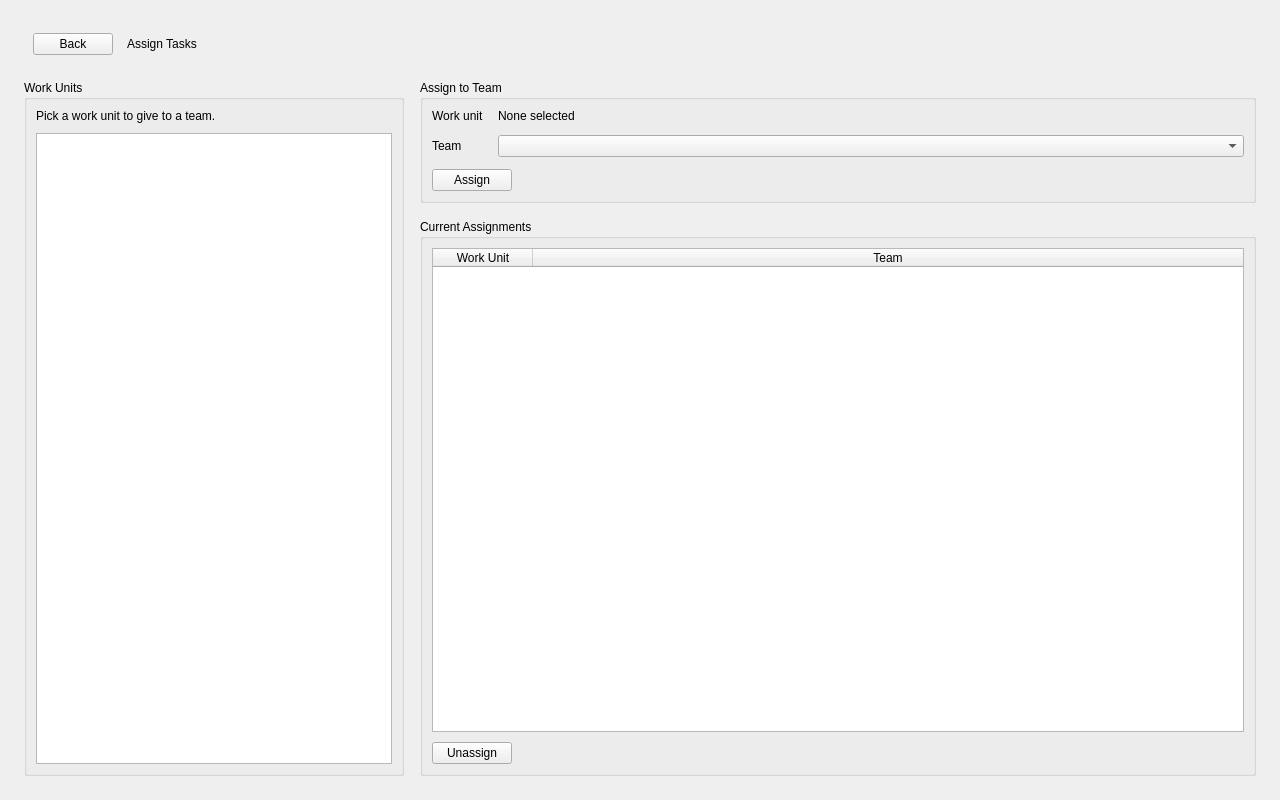
<?xml version="1.0" encoding="UTF-8"?>
<ui version="4.0">
 <class>TaskPage</class>
 <widget class="QWidget" name="TaskPage">
  <property name="geometry">
   <rect>
    <x>0</x>
    <y>0</y>
    <width>1280</width>
    <height>800</height>
   </rect>
  </property>
  <property name="windowTitle">
   <string>Assign Tasks</string>
  </property>
  <layout class="QVBoxLayout" name="pageLayout">
   <property name="spacing">
    <number>16</number>
   </property>
   <property name="leftMargin">
    <number>24</number>
   </property>
   <property name="topMargin">
    <number>24</number>
   </property>
   <property name="rightMargin">
    <number>24</number>
   </property>
   <property name="bottomMargin">
    <number>24</number>
   </property>
   <item>
    <widget class="QFrame" name="headerBar">
     <layout class="QHBoxLayout" name="headerLayout">
      <property name="spacing">
       <number>14</number>
      </property>
      <item>
       <widget class="QPushButton" name="backButton">
        <property name="cursor">
         <cursorShape>PointingHandCursor</cursorShape>
        </property>
        <property name="text">
         <string>Back</string>
        </property>
        <property name="variant" stdset="0">
         <string notr="true">ghost</string>
        </property>
       </widget>
      </item>
      <item>
       <widget class="QLabel" name="pageTitle">
        <property name="text">
         <string>Assign Tasks</string>
        </property>
        <property name="variant" stdset="0">
         <string notr="true">heading</string>
        </property>
       </widget>
      </item>
      <item>
       <spacer name="headerSpacer">
        <property name="orientation">
         <enum>Qt::Horizontal</enum>
        </property>
        <property name="sizeHint" stdset="0">
         <size>
          <width>40</width>
          <height>20</height>
         </size>
        </property>
       </spacer>
      </item>
     </layout>
    </widget>
   </item>
   <item>
    <layout class="QHBoxLayout" name="bodyLayout">
     <property name="spacing">
      <number>16</number>
     </property>
     <item>
      <widget class="QGroupBox" name="workUnitBox">
       <property name="minimumSize">
        <size>
         <width>320</width>
         <height>0</height>
        </size>
       </property>
       <property name="maximumSize">
        <size>
         <width>380</width>
         <height>16777215</height>
        </size>
       </property>
       <property name="title">
        <string>Work Units</string>
       </property>
       <layout class="QVBoxLayout" name="workUnitLayout">
        <property name="spacing">
         <number>10</number>
        </property>
        <item>
         <widget class="QLabel" name="workUnitHintLabel">
          <property name="text">
           <string>Pick a work unit to give to a team.</string>
          </property>
          <property name="variant" stdset="0">
           <string notr="true">muted</string>
          </property>
         </widget>
        </item>
        <item>
         <widget class="QListWidget" name="workUnitList"/>
        </item>
       </layout>
      </widget>
     </item>
     <item>
      <layout class="QVBoxLayout" name="rightLayout">
       <property name="spacing">
        <number>16</number>
       </property>
       <item>
        <widget class="QGroupBox" name="assignBox">
         <property name="title">
          <string>Assign to Team</string>
         </property>
         <layout class="QVBoxLayout" name="assignLayout">
          <property name="spacing">
           <number>12</number>
          </property>
          <item>
           <layout class="QFormLayout" name="assignForm">
            <property name="horizontalSpacing">
             <number>14</number>
            </property>
            <property name="verticalSpacing">
             <number>12</number>
            </property>
            <item row="0" column="0">
             <widget class="QLabel" name="selectedCaption">
              <property name="text">
               <string>Work unit</string>
              </property>
              <property name="variant" stdset="0">
               <string notr="true">muted</string>
              </property>
             </widget>
            </item>
            <item row="0" column="1">
             <widget class="QLabel" name="selectedWorkUnitLabel">
              <property name="text">
               <string>None selected</string>
              </property>
             </widget>
            </item>
            <item row="1" column="0">
             <widget class="QLabel" name="teamCaption">
              <property name="text">
               <string>Team</string>
              </property>
              <property name="variant" stdset="0">
               <string notr="true">muted</string>
              </property>
             </widget>
            </item>
            <item row="1" column="1">
             <widget class="QComboBox" name="teamCombo"/>
            </item>
           </layout>
          </item>
          <item>
           <layout class="QHBoxLayout" name="assignButtonsLayout">
            <property name="spacing">
             <number>8</number>
            </property>
            <item>
             <widget class="QPushButton" name="assignButton">
              <property name="text">
               <string>Assign</string>
              </property>
              <property name="variant" stdset="0">
               <string notr="true">primary</string>
              </property>
             </widget>
            </item>
            <item>
             <spacer name="assignButtonsSpacer">
              <property name="orientation">
               <enum>Qt::Horizontal</enum>
              </property>
              <property name="sizeHint" stdset="0">
               <size>
                <width>40</width>
                <height>20</height>
               </size>
              </property>
             </spacer>
            </item>
           </layout>
          </item>
         </layout>
        </widget>
       </item>
       <item>
        <widget class="QGroupBox" name="assignmentsBox">
         <property name="title">
          <string>Current Assignments</string>
         </property>
         <layout class="QVBoxLayout" name="assignmentsLayout">
          <property name="spacing">
           <number>10</number>
          </property>
          <item>
           <widget class="QTableWidget" name="assignmentTable">
            <property name="editTriggers">
             <set>QAbstractItemView::NoEditTriggers</set>
            </property>
            <property name="alternatingRowColors">
             <bool>true</bool>
            </property>
            <property name="selectionBehavior">
             <enum>QAbstractItemView::SelectRows</enum>
            </property>
            <property name="showGrid">
             <bool>false</bool>
            </property>
            <attribute name="horizontalHeaderStretchLastSection">
             <bool>true</bool>
            </attribute>
            <attribute name="verticalHeaderVisible">
             <bool>false</bool>
            </attribute>
            <column>
             <property name="text">
              <string>Work Unit</string>
             </property>
            </column>
            <column>
             <property name="text">
              <string>Team</string>
             </property>
            </column>
           </widget>
          </item>
          <item>
           <layout class="QHBoxLayout" name="assignmentButtonsLayout">
            <property name="spacing">
             <number>8</number>
            </property>
            <item>
             <widget class="QPushButton" name="unassignButton">
              <property name="text">
               <string>Unassign</string>
              </property>
              <property name="variant" stdset="0">
               <string notr="true">danger</string>
              </property>
             </widget>
            </item>
            <item>
             <spacer name="assignmentButtonsSpacer">
              <property name="orientation">
               <enum>Qt::Horizontal</enum>
              </property>
              <property name="sizeHint" stdset="0">
               <size>
                <width>40</width>
                <height>20</height>
               </size>
              </property>
             </spacer>
            </item>
           </layout>
          </item>
         </layout>
        </widget>
       </item>
      </layout>
     </item>
    </layout>
   </item>
  </layout>
 </widget>
 <resources/>
 <connections/>
</ui>
